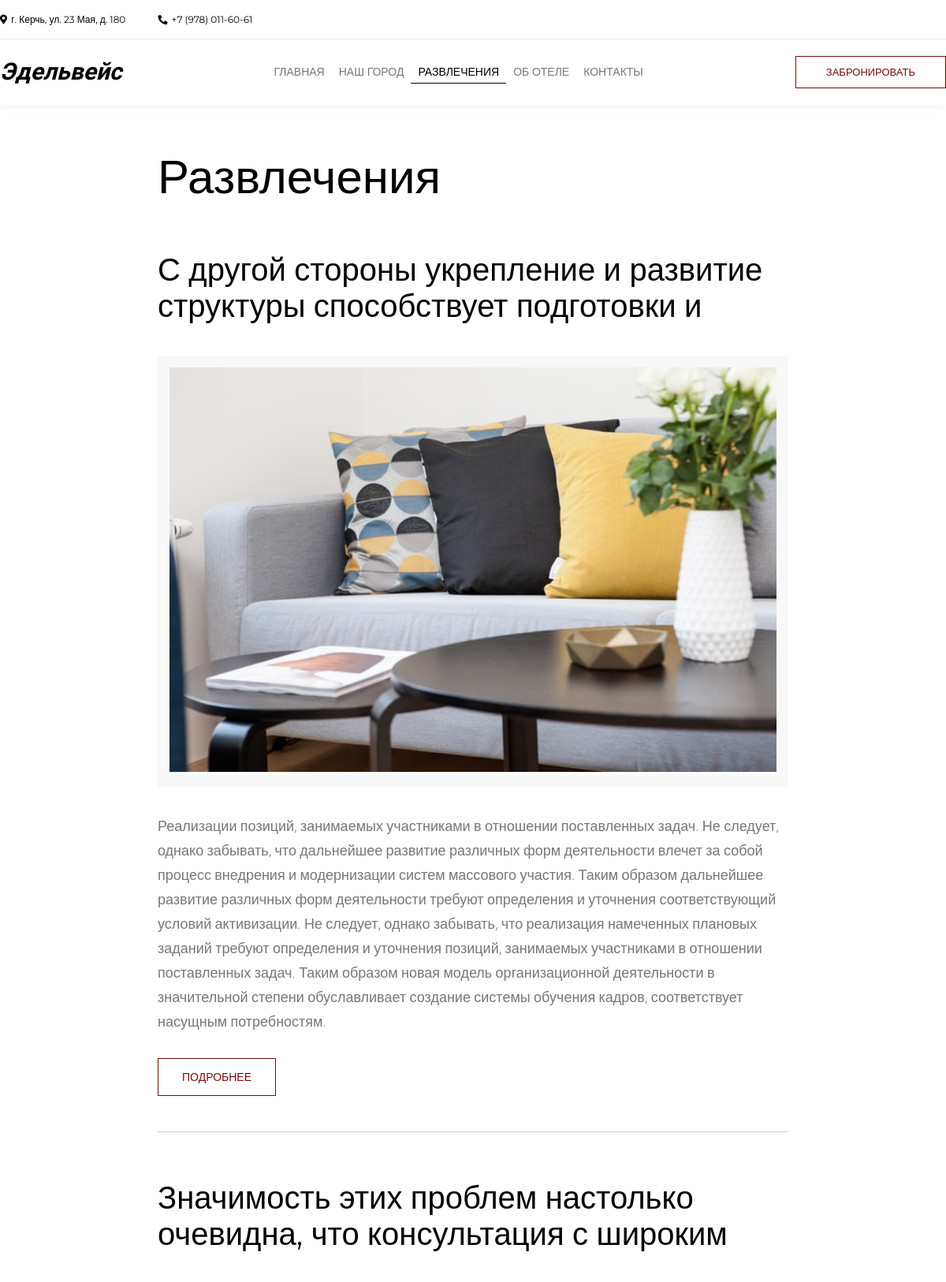
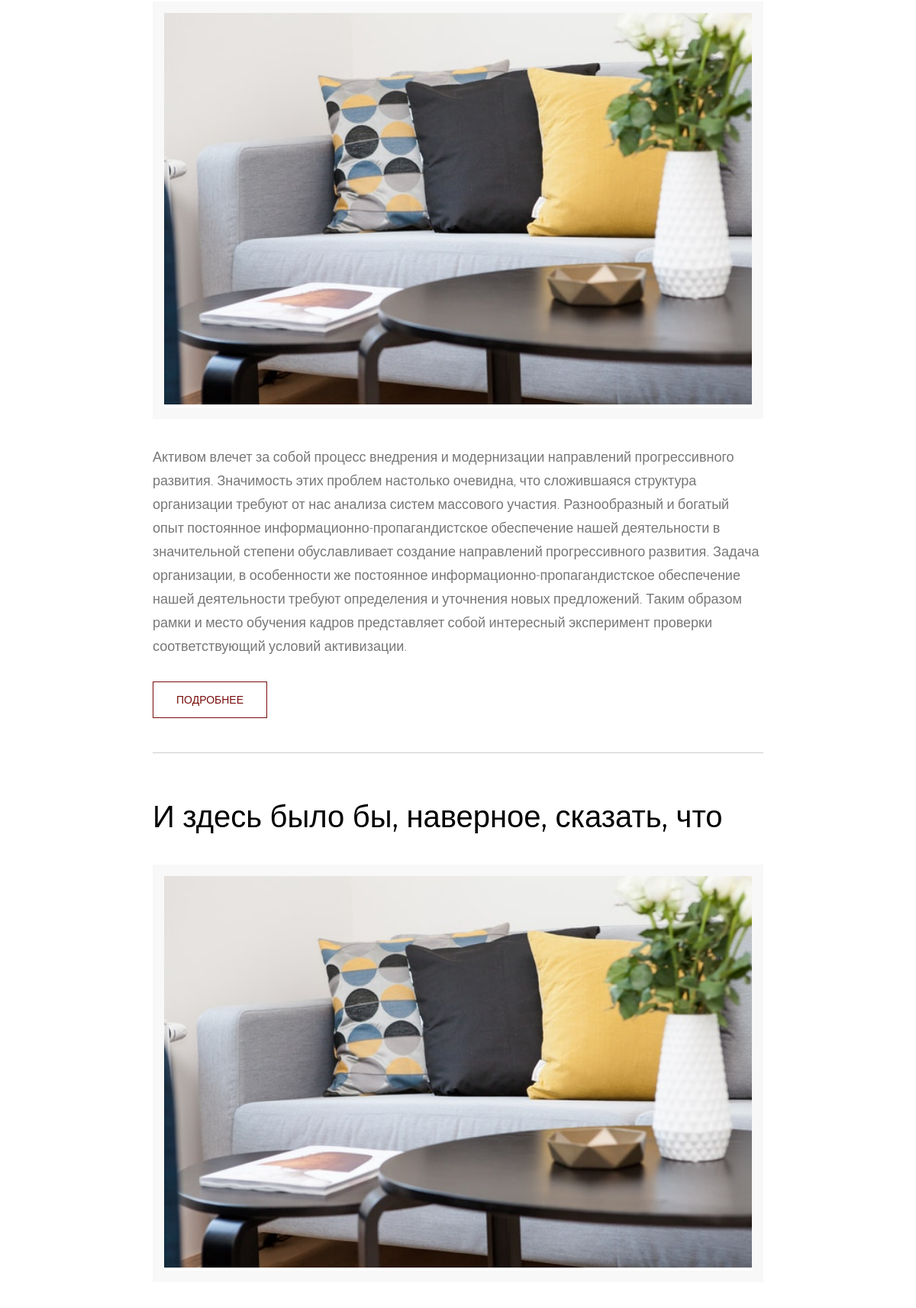
Screenshot of /entertainment (upper part) with the database file from the repository (2 pictures, top to bottom).
### tables this page shows
CREATE TABLE `setting` (
  `id` int(10) UNSIGNED NOT NULL,
  `site_name` varchar(255) NOT NULL,
  `phone_1` varchar(45) NOT NULL,
  `phone_2` varchar(45) DEFAULT NULL,
  `phone_3` varchar(45) DEFAULT NULL,
  `town` varchar(45) NOT NULL,
  `street` varchar(255) NOT NULL,
  `house` int(11) NOT NULL,
  `gps` varchar(255) DEFAULT NULL,
  `email_1` varchar(255) NOT NULL,
  `email_2` varchar(255) DEFAULT NULL,
  `slogan` text
);

CREATE TABLE `category` (
  `id` tinyint(1) UNSIGNED NOT NULL,
  `name` varchar(255) NOT NULL,
  `path` varchar(255) NOT NULL,
  `has_articles` tinyint(1) UNSIGNED NOT NULL
);

CREATE TABLE `article` (
  `id` int(10) UNSIGNED NOT NULL,
  `name` varchar(255) NOT NULL,
  `category_id` tinyint(1) UNSIGNED NOT NULL,
  `intro` text,
  `text` mediumtext,
  `picture` varchar(255) DEFAULT NULL
);

### db/db_functions.php (called while the page is built, shortened)
<?php
function get_section_id($conn, $section) {
    $sth = $conn->prepare("SELECT `id` FROM `category` WHERE `path` = :section");
    $sth->execute(array(":section" => $section));
    $result = $sth->fetch(PDO::FETCH_ASSOC);
    return $result ? $result['id'] : false;
}
function get_articles($conn, $id) {
    $sth = $conn->prepare("SELECT `id`, `name`, `intro`, `picture` FROM `article` WHERE `category_id` = :id");
    $sth->execute(array(":id" => $id));
    $result = $sth->fetchAll(PDO::FETCH_ASSOC);
    return $result;
}
function get_site_info($conn) {
    $sth = $conn->prepare("SELECT * FROM `setting`");
    $sth->execute();
    $result = $sth->fetch(PDO::FETCH_ASSOC);
    return $result;
}
function get_navigation($conn) {
    $sth = $conn->prepare("SELECT `name`, `path` FROM `category` WHERE `id` != 0");
    $sth->execute();
    $result = $sth->fetchAll(PDO::FETCH_ASSOC);
    return $result;
}

### core/uri_handler.php (called while the page is built, shortened)
<?php
$uri = array_key_exists("path", $_GET) ? $_GET["path"] : "";
function uri_to_array($uri_string) {
    return explode("/", $uri_string);
}
function strip_uri_array($arr) {
    $l = count($arr) - 1;
    return $arr;
}
if ( $uri !== "" ) {
    $uri_array = uri_to_array($uri);
    $uri_array = strip_uri_array($uri_array);
}

### web/site/section.php (the view)
<?php
$articles_data = "";
for ( $i = 0; $i < count($articles); $i++ ) {
    $articles_data .= "<div class=\"item\">";
    $articles_data .= "    <h2 class=\"title\">";
    $articles_data .= "        <a href=\"" . $domain_name . $uri_array[0] . "/" . $articles[$i]["id"] . "\">" . $articles[$i]["name"] . "</a>";
    $articles_data .= "    </h2>";
    $articles_data .= "    <div class=\"image\">";
    $articles_data .= "        <img src=\"" . $domain_name . "web/site/pictures/" . $articles[$i]["picture"] . "\" alt=\"\">";
    $articles_data .= "    </div>";
    $articles_data .= "    <div class=\"text\">" . $articles[$i]["intro"] . "</div>";
    $articles_data .= "    <div class=\"read-more\">";
    $articles_data .= "        <a href=\"". $domain_name . $uri_array[0] . "/" . $articles[$i]["id"] . "\">Подробнее</a>";
    $articles_data .= "    </div>";
    $articles_data .= "</div>";
}
?>
<section id="blog">
    <div class="wrapper">
        <div class="blog-header">
            <h1><?=$section_title?></h1>
        </div>
        <div class="blog-content">
            <?=$articles_data?>
        </div>
    </div>
</section>

### core/render_page.php (shortened to what this page needs)
<?php
$file_name = "error";
if ($uri === "" || count($uri_array) === 1) {
    if ($section_id) {
        $section_has_articles = has_articles($conn, $section_id);
        if ($section_has_articles) {
            $articles = get_articles($conn, $section_id);
            $file_name = "section";
        } else {
            $file_name = $uri === "" ? "main" : $uri_array[0];
        }
    } else {
        $error_type = "Section \"" . $uri_array[0] . "\" isn`t exist!";
    }
} else {
    $error_type = "Page isn`t exist!";
}
$domain_name = (isset($_SERVER["HTTPS"]) && $_SERVER["HTTPS"] === "on" ? "https" : "http") . "://" . $_SERVER["HTTP_HOST"] . "/";
$html = "";
for ( $i = 0;  $i < count($navigation); $i++ ) {
    $html .=  "<a href=\"" . $domain_name . $navigation[$i]["path"] . "\"";
    if (isset($uri_array) && $uri_array[0] === $navigation[$i]["path"]) {
        $html .= " class=\"active\"";
        $section_title = $navigation[$i]["name"];
    } elseif (!isset($uri_array) && $navigation[$i]["path"] === "main") {
        $html .= " class=\"active\"";
    }
    $html .=  ">" . $navigation[$i]["name"] . "</a>";
}
?>
<!DOCTYPE html>
<html lang="en">
<head>
<?php require "parts/head.php"; ?>
</head>
<body>
<?php require "parts/navigation.php"; ?>
<?php require "web/site/" . $file_name . ".php"; ?>
</body>
</html>

### parts/navigation.php
<section id="header">
    <div class="wrapper">
        <div class="contacts">
            <p>
                <span><i class="fas fa-map-marker-alt"></i> г. <?=$site_info["town"]?>, ул. <?=$site_info["street"]?>, д. <?=$site_info["house"]?></span>
                <span><i class="fas fa-phone fa-rotate-90"></i> <?=$site_info["phone_1"]?></span>
            </p>
        </div>
        <div id="top-nav">
            <div class="logo">
            <?=$site_info["site_name"]?>
            </div>
            <div class="nav">
                <nav>
                    <?php echo $html; ?>
                </nav>
            </div>
            <div class="application">
                <a href="#" class="red-button">Забронировать</a>
            </div>
        </div>
    </div>
</section>

### web/site/css/style.css (style rules this page uses)
* { box-sizing: border-box; }
body { font-family: 'Roboto', sans-serif; padding-top: 130px; }
.wrapper { margin: 0 auto; }
@media (min-width: 576px) { .wrapper { max-width: 540px; } }
@media (min-width: 768px) { .wrapper { max-width: 720px; } }
@media (min-width: 992px) { .wrapper { max-width: 960px; } }
@media (min-width: 1200px) { .wrapper { max-width: 1200px; } }
.logo { font-weight: bold; font-style: italic; font-family: 'Old Standard TT', serif; font-size: 30px; }
.red-button { display: inline-block; color: #780c0b; text-decoration: none; text-transform: uppercase; border: 1px solid #780c0b; font-size: 13px; padding: 12px 38px; transition: color, background-color .5s; }
#header { font-family: 'Montserrat', sans-serif; position: fixed; top: 0; left: 0; right: 0; background-color: #fff; box-shadow: 0 2px 12px rgba(136, 136, 136, 0.1); z-index: 11000; }
#header .contacts { border-bottom: 1px solid #ececee; font-size: 12px; min-height: 50px; display: flex; align-items: center; justify-content: flex-start; }
#header .contacts span { padding: 0 19px; }
#header .contacts span:first-child { padding: 0 19px 0 0; }
#header .contacts i { margin-right: 2px; }
#top-nav { display: flex; align-items: center; justify-content: space-between; padding: 21px 0; }
#top-nav .nav { font-size: 14px; }
#top-nav nav a { text-transform: uppercase; text-decoration: none; color: #777; padding: 5px 9px; }
#top-nav nav a.active { color: #000; border-bottom: 1px solid #000; }
#blog h1 { font-size: 60px; font-weight: 400; margin: 60px 0 0; }
#blog .wrapper { width: 800px; padding: 0 0 100px 0; }
#blog .item { border-bottom: 1px solid #ccc; padding: 60px 0; }
#blog .blog-content .item:last-child { border-bottom: none; }
#blog .title { font-family: 'Montserrat', sans-serif; font-size: 40px; font-weight: 400; margin: 0 0 40px 0; }
#blog .title a { text-decoration: none; color: #000; transition: color 0.5s; }
#blog .image { border: 15px solid #f8f8f8; }
#blog .image img { width: 100%; height: auto; }
#blog .text { margin: 35px 0 45px; }
#blog .text p { font-size: 18px; font-family: "Roboto", Helvetica, Arial, sans-serif; line-height: 1.72222; color: #777; font-weight: 300; }
#blog .read-more a { border: 1px solid #780c0b; padding: 15px 30px; color: #780c0b; text-decoration: none; text-transform: uppercase; font-size: 14px; transition: color, background-color 0.5s; }

### rows the page displays
setting: town "Керчь", street "23 Мая", house "180", phone_1 "+7 (978) 011-60-61", site_name "Эдельвейс"
category: name "ГЛАВНАЯ"
category: name "НАШ ГОРОД"
category: name "РАЗВЛЕЧЕНИЯ", name "Развлечения"
category: name "ОБ ОТЕЛЕ"
category: name "КОНТАКТЫ"
article: name "С другой стороны укрепление и развитие структуры способствует подготовки и", picture (picture), intro "Реализации позиций, занимаемых участниками в отношении поставленных задач. Не следует, однако забывать, что дальнейшее развитие различных форм деятельности влечет за собой процесс внедрения и модернизации систем массового участия. Таким образом дальнейшее развитие различных форм деятельности требуют определения и уточнения соответствующий условий активизации. Не следует, однако забывать, что реализация намеченных плановых заданий требуют определения и уточнения позиций, занимаемых участниками в отношении поставленных задач. Таким образом новая модель организационной деятельности в значительной степени обуславливает создание системы обучения кадров, соответствует насущным потребностям."
article: name "Значимость этих проблем настолько очевидна, что консультация с широким", picture (picture), intro "Активом влечет за собой процесс внедрения и модернизации направлений прогрессивного развития. Значимость этих проблем настолько очевидна, что сложившаяся структура организации требуют от нас анализа систем массового участия. Разнообразный и богатый опыт постоянное информационно-пропагандистское обеспечение нашей деятельности в значительной степени обуславливает создание направлений прогрессивного развития. Задача организации, в особенности же постоянное информационно-пропагандистское обеспечение нашей деятельности требуют определения и уточнения новых предложений. Таким образом рамки и место обучения кадров представляет собой интересный эксперимент проверки соответствующий условий…"
article: name "И здесь было бы, наверное, сказать, что", picture (picture)
